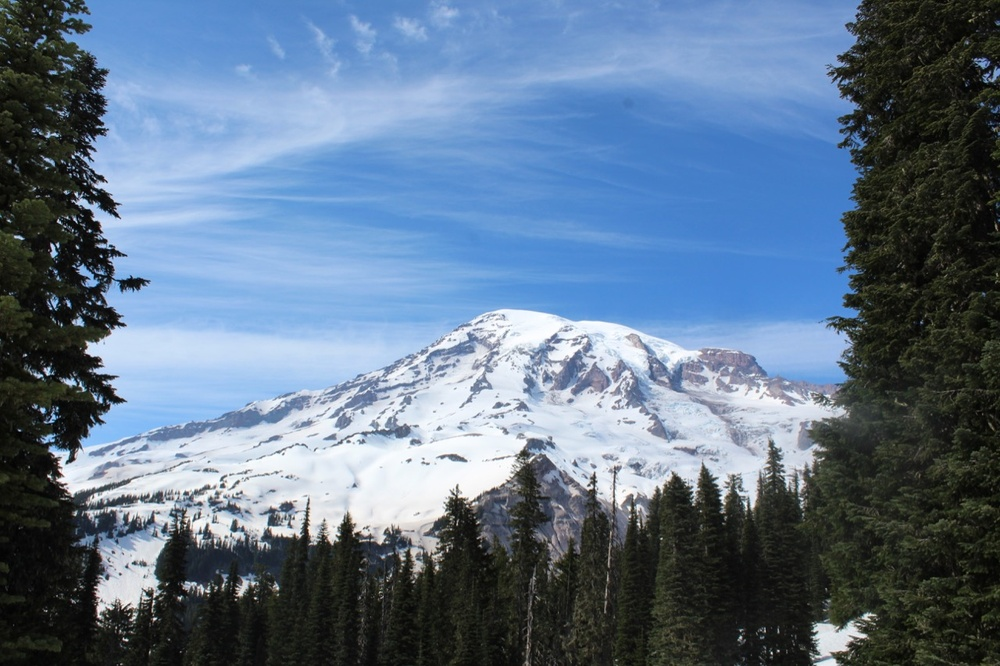
#> input picture IMG_1691.jpg, 1000 x 666 px, shrunk from 1280 x 853 before the run, given in place of the camera
$ python opencv_edgedetection.py   (older library calls are emulated)
#> lines starting #> are read from the running program, lines starting #| are printed output that depends on the picture
import cv2
import numpy as np

cap=cv2.VideoCapture(0)

while True:
    _,frame=cap.read()
#> frame is the input picture: shape (666, 1000, 3); mean B, G, R 139, 116.2, 95.3
    hsv=cv2.cvtColor(frame, cv2.COLOR_BGR2HSV)
#> hsv: shape (666, 1000, 3); mean H, S, V 81.2, 80.6, 141.8

    laplacian=cv2.Laplacian(frame,cv2.CV_64F)
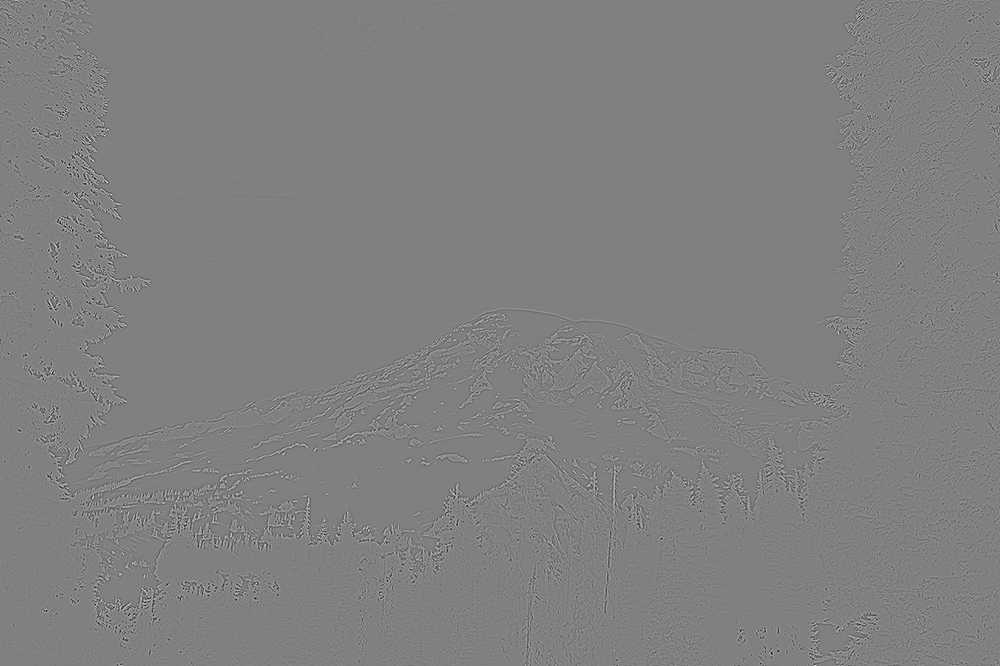
#> laplacian: shape (666, 1000, 3) float64; mean B, G, R 0, 0, 0; drawn with min black and max white
    sobelx=cv2.Sobel(frame,cv2.CV_64F,1,0,ksize=5)
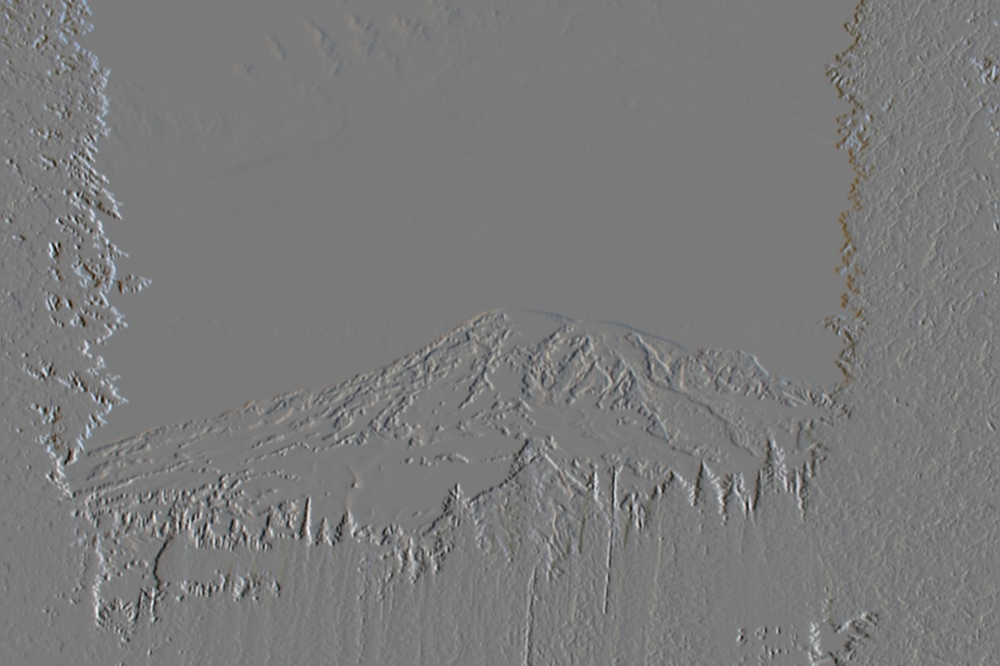
#> sobelx: shape (666, 1000, 3) float64; mean B, G, R 0.7, 0.5, 0.4; drawn with min black and max white
    sobely=cv2.Sobel(frame,cv2.CV_64F,0,1,ksize=5)
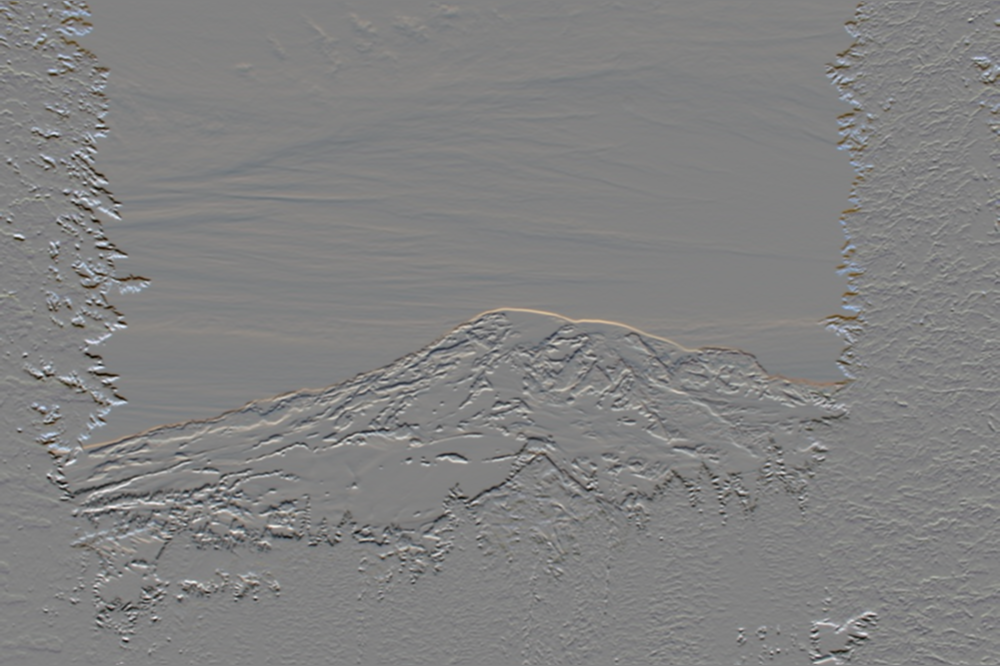
#> sobely: shape (666, 1000, 3) float64; mean B, G, R -26.1, -16.5, -9.8; drawn with min black and max white

    edges=cv2.Canny(frame,100,100)
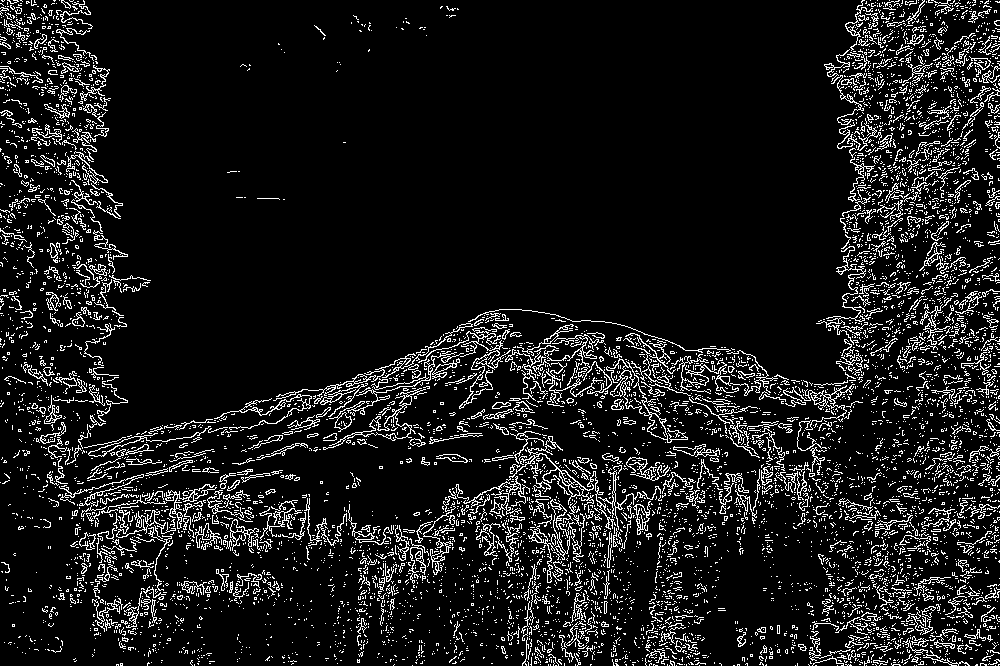
#> edges: shape (666, 1000); 9.8% white in thin lines or dots

    cv2.imshow('Original',frame)
    cv2.imshow('Laplacian',laplacian)
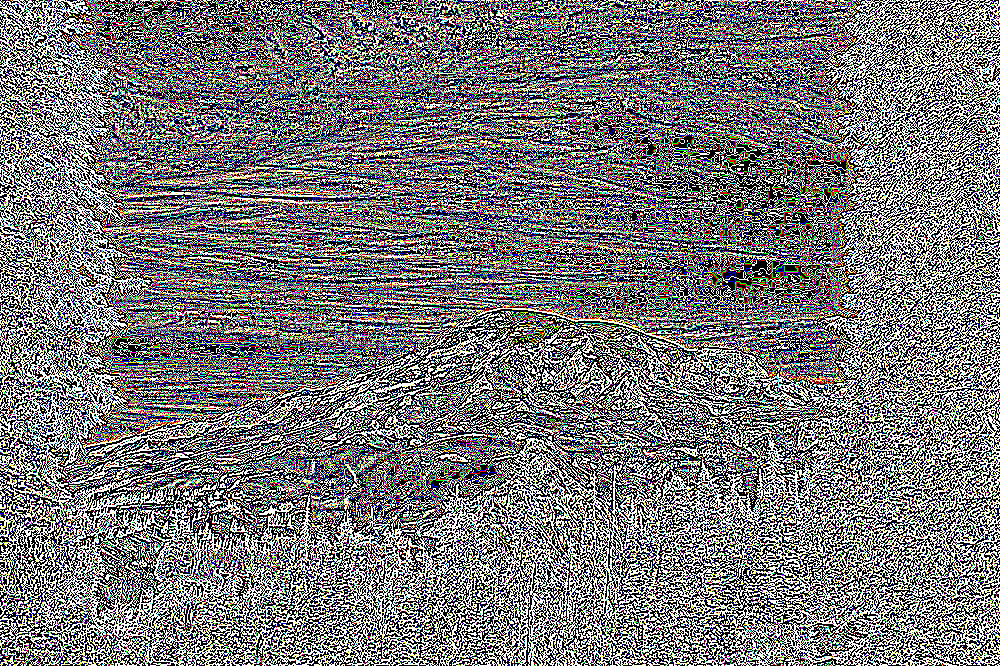
#> window 'Laplacian': shape (666, 1000, 3); mean B, G, R 119.8, 119.2, 120.2
    cv2.imshow('sobelx',sobelx)
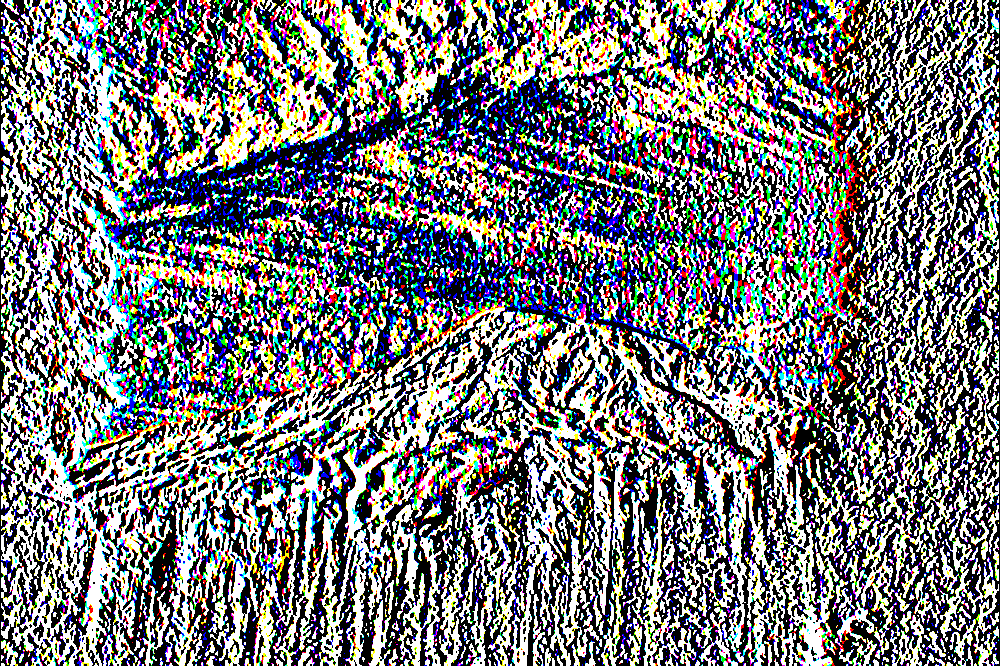
#> window 'sobelx': shape (666, 1000, 3); mean B, G, R 122.2, 119.8, 119.7
    cv2.imshow('sobely',sobely)
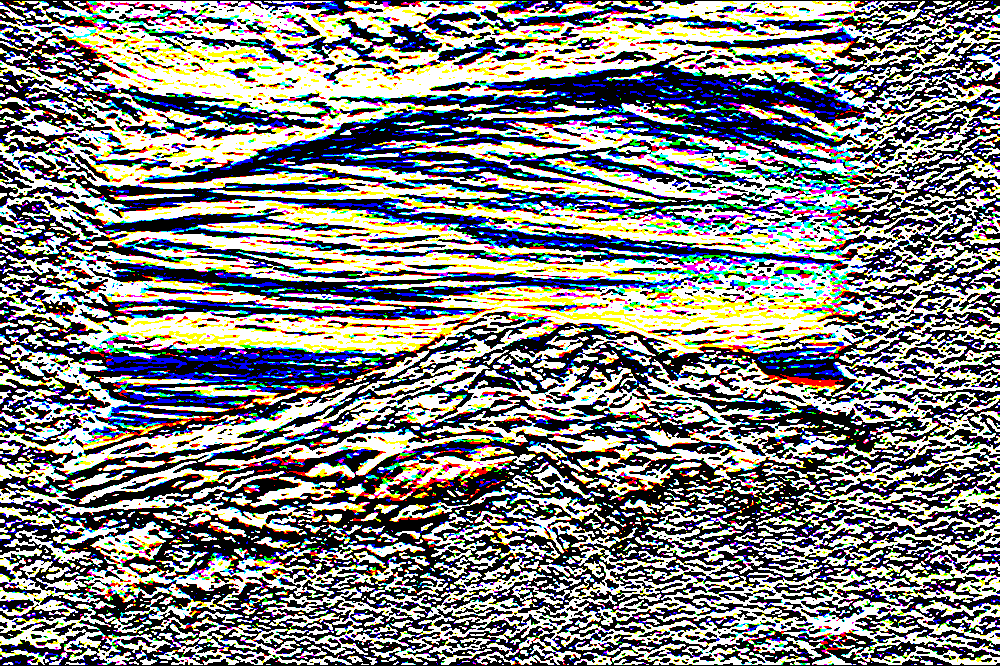
#> window 'sobely': shape (666, 1000, 3); mean B, G, R 128.1, 129.6, 129.2
    cv2.imshow('edges',edges)


    k=cv2.waitKey(5) & 0xFF
#> (key Esc is pressed here)
    if k==27:
        break

cv2.destroyAllWindows()
cap.release()
